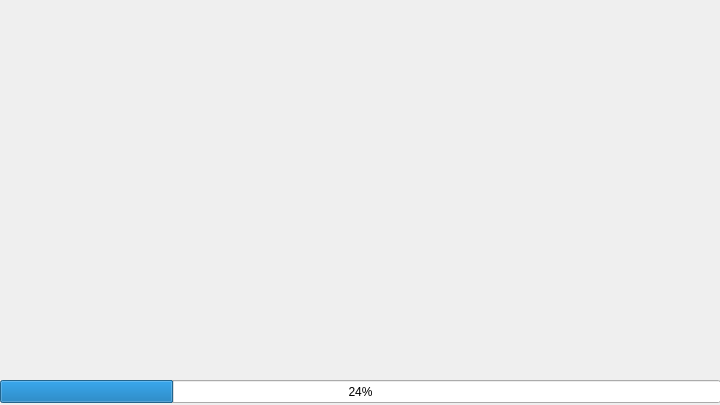
<?xml version="1.0" encoding="UTF-8"?>
<ui version="4.0">
 <class>Form</class>
 <widget class="QWidget" name="Form">
  <property name="geometry">
   <rect>
    <x>0</x>
    <y>0</y>
    <width>720</width>
    <height>405</height>
   </rect>
  </property>
  <property name="windowTitle">
   <string>Form</string>
  </property>
  <widget class="QProgressBar" name="splashProgressBar">
   <property name="geometry">
    <rect>
     <x>0</x>
     <y>380</y>
     <width>721</width>
     <height>23</height>
    </rect>
   </property>
   <property name="value">
    <number>24</number>
   </property>
  </widget>
 </widget>
 <resources/>
 <connections/>
</ui>
